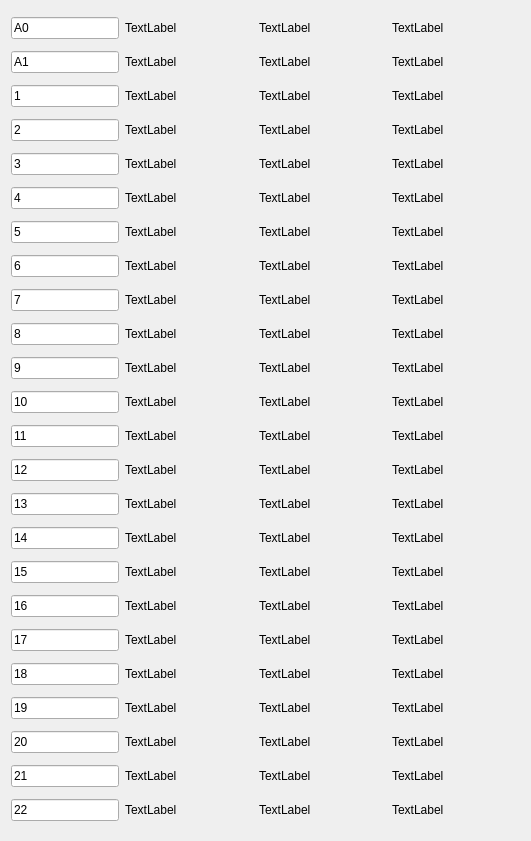
     <widget class="QWidget" name="layoutWidget">
      <property name="geometry">
       <rect>
        <x>150</x>
        <y>40</y>
        <width>531</width>
        <height>841</height>
       </rect>
      </property>
      <layout class="QGridLayout" name="gridLayout_6" columnstretch="1,3,3,3" columnminimumwidth="1,3,3,3">
       <item row="28" column="2">
        <widget class="QLabel" name="label_188">
         <property name="text">
          <string>TextLabel</string>
         </property>
        </widget>
       </item>
       <item row="2" column="2">
        <widget class="QLabel" name="label_90">
         <property name="text">
          <string>TextLabel</string>
         </property>
        </widget>
       </item>
       <item row="8" column="0">
        <widget class="QLineEdit" name="lineEdit_57">
         <property name="sizePolicy">
          <sizepolicy hsizetype="Fixed" vsizetype="Fixed">
           <horstretch>0</horstretch>
           <verstretch>0</verstretch>
          </sizepolicy>
         </property>
         <property name="text">
          <string>6</string>
         </property>
        </widget>
       </item>
       <item row="14" column="3">
        <widget class="QLabel" name="label_203">
         <property name="text">
          <string>TextLabel</string>
         </property>
        </widget>
       </item>
       <item row="8" column="3">
        <widget class="QLabel" name="label_197">
         <property name="text">
          <string>TextLabel</string>
         </property>
        </widget>
       </item>
       <item row="12" column="1">
        <widget class="QLabel" name="label_151">
         <property name="text">
          <string>TextLabel</string>
         </property>
        </widget>
       </item>
       <item row="5" column="3">
        <widget class="QLabel" name="label_194">
         <property name="text">
          <string>TextLabel</string>
         </property>
        </widget>
       </item>
       <item row="3" column="3">
        <widget class="QLabel" name="label_191">
         <property name="text">
          <string>TextLabel</string>
         </property>
        </widget>
       </item>
       <item row="12" column="0">
        <widget class="QLineEdit" name="lineEdit_61">
         <property name="sizePolicy">
          <sizepolicy hsizetype="Fixed" vsizetype="Fixed">
           <horstretch>0</horstretch>
           <verstretch>0</verstretch>
          </sizepolicy>
         </property>
         <property name="text">
          <string>10</string>
         </property>
        </widget>
       </item>
       <item row="5" column="2">
        <widget class="QLabel" name="label_99">
         <property name="text">
          <string>TextLabel</string>
         </property>
        </widget>
       </item>
       <item row="4" column="1">
        <widget class="QLabel" name="label_95">
         <property name="text">
          <string>TextLabel</string>
         </property>
        </widget>
       </item>
       <item row="26" column="1">
        <widget class="QLabel" name="label_181">
         <property name="text">
          <string>TextLabel</string>
         </property>
        </widget>
       </item>
       <item row="10" column="3">
        <widget class="QLabel" name="label_199">
         <property name="text">
          <string>TextLabel</string>
         </property>
        </widget>
       </item>
       <item row="1" column="1">
        <widget class="QLabel" name="label_86">
         <property name="text">
          <string>TextLabel</string>
         </property>
        </widget>
       </item>
       <item row="16" column="2">
        <widget class="QLabel" name="label_164">
         <property name="text">
          <string>TextLabel</string>
         </property>
        </widget>
       </item>
       <item row="28" column="3">
        <widget class="QLabel" name="label_213">
         <property name="text">
          <string>TextLabel</string>
         </property>
        </widget>
       </item>
       <item row="16" column="3">
        <widget class="QLabel" name="label_205">
         <property name="text">
          <string>TextLabel</string>
         </property>
        </widget>
       </item>
       <item row="21" column="1">
        <widget class="QLabel" name="label_169">
         <property name="text">
          <string>TextLabel</string>
         </property>
        </widget>
       </item>
       <item row="19" column="3">
        <widget class="QLabel" name="label_206">
         <property name="text">
          <string>TextLabel</string>
         </property>
        </widget>
       </item>
       <item row="11" column="2">
        <widget class="QLabel" name="label_149">
         <property name="text">
          <string>TextLabel</string>
         </property>
        </widget>
       </item>
       <item row="7" column="2">
        <widget class="QLabel" name="label_105">
         <property name="text">
          <string>TextLabel</string>
         </property>
        </widget>
       </item>
       <item row="21" column="0">
        <widget class="QLineEdit" name="lineEdit_68">
         <property name="sizePolicy">
          <sizepolicy hsizetype="Fixed" vsizetype="Fixed">
           <horstretch>0</horstretch>
           <verstretch>0</verstretch>
          </sizepolicy>
         </property>
         <property name="text">
          <string>16</string>
         </property>
        </widget>
       </item>
       <item row="10" column="1">
        <widget class="QLabel" name="label_145">
         <property name="text">
          <string>TextLabel</string>
         </property>
        </widget>
       </item>
       <item row="27" column="2">
        <widget class="QLabel" name="label_185">
         <property name="text">
          <string>TextLabel</string>
         </property>
        </widget>
       </item>
       <item row="14" column="2">
        <widget class="QLabel" name="label_158">
         <property name="text">
          <string>TextLabel</string>
         </property>
        </widget>
       </item>
       <item row="6" column="2">
        <widget class="QLabel" name="label_102">
         <property name="text">
          <string>TextLabel</string>
         </property>
        </widget>
       </item>
       <item row="12" column="2">
        <widget class="QLabel" name="label_152">
         <property name="text">
          <string>TextLabel</string>
         </property>
        </widget>
       </item>
       <item row="26" column="3">
        <widget class="QLabel" name="label_211">
         <property name="text">
          <string>TextLabel</string>
         </property>
        </widget>
       </item>
       <item row="7" column="1">
        <widget class="QLabel" name="label_104">
         <property name="text">
          <string>TextLabel</string>
         </property>
        </widget>
       </item>
       <item row="6" column="1">
        <widget class="QLabel" name="label_101">
         <property name="text">
          <string>TextLabel</string>
         </property>
        </widget>
       </item>
       <item row="21" column="2">
        <widget class="QLabel" name="label_170">
         <property name="text">
          <string>TextLabel</string>
         </property>
        </widget>
       </item>
       <item row="9" column="1">
        <widget class="QLabel" name="label_142">
         <property name="text">
          <string>TextLabel</string>
         </property>
        </widget>
       </item>
       <item row="25" column="1">
        <widget class="QLabel" name="label_178">
         <property name="text">
          <string>TextLabel</string>
         </property>
        </widget>
       </item>
       <item row="15" column="3">
        <widget class="QLabel" name="label_204">
         <property name="text">
          <string>TextLabel</string>
         </property>
        </widget>
       </item>
       <item row="28" column="0">
        <widget class="QLineEdit" name="lineEdit_74">
         <property name="sizePolicy">
          <sizepolicy hsizetype="Fixed" vsizetype="Fixed">
           <horstretch>0</horstretch>
           <verstretch>0</verstretch>
          </sizepolicy>
         </property>
         <property name="text">
          <string>22</string>
         </property>
        </widget>
       </item>
       <item row="23" column="2">
        <widget class="QLabel" name="label_173">
         <property name="text">
          <string>TextLabel</string>
         </property>
        </widget>
       </item>
       <item row="3" column="0">
        <widget class="QLineEdit" name="lineEdit_40">
         <property name="sizePolicy">
          <sizepolicy hsizetype="Fixed" vsizetype="Fixed">
           <horstretch>0</horstretch>
           <verstretch>0</verstretch>
          </sizepolicy>
         </property>
         <property name="text">
          <string>1</string>
         </property>
        </widget>
       </item>
       <item row="14" column="0">
        <widget class="QLineEdit" name="lineEdit_64">
         <property name="sizePolicy">
          <sizepolicy hsizetype="Fixed" vsizetype="Fixed">
           <horstretch>0</horstretch>
           <verstretch>0</verstretch>
          </sizepolicy>
         </property>
         <property name="text">
          <string>12</string>
         </property>
        </widget>
       </item>
       <item row="4" column="0">
        <widget class="QLineEdit" name="lineEdit_41">
         <property name="sizePolicy">
          <sizepolicy hsizetype="Fixed" vsizetype="Fixed">
           <horstretch>0</horstretch>
           <verstretch>0</verstretch>
          </sizepolicy>
         </property>
         <property name="text">
          <string>2</string>
         </property>
        </widget>
       </item>
       <item row="27" column="1">
        <widget class="QLabel" name="label_184">
         <property name="text">
          <string>TextLabel</string>
         </property>
        </widget>
       </item>
       <item row="11" column="1">
        <widget class="QLabel" name="label_148">
         <property name="text">
          <string>TextLabel</string>
         </property>
        </widget>
       </item>
       <item row="14" column="1">
        <widget class="QLabel" name="label_157">
         <property name="text">
          <string>TextLabel</string>
         </property>
        </widget>
       </item>
       <item row="26" column="2">
        <widget class="QLabel" name="label_182">
         <property name="text">
          <string>TextLabel</string>
         </property>
        </widget>
       </item>
       <item row="26" column="0">
        <widget class="QLineEdit" name="lineEdit_72">
         <property name="sizePolicy">
          <sizepolicy hsizetype="Fixed" vsizetype="Fixed">
           <horstretch>0</horstretch>
           <verstretch>0</verstretch>
          </sizepolicy>
         </property>
         <property name="text">
          <string>20</string>
         </property>
        </widget>
       </item>
       <item row="5" column="1">
        <widget class="QLabel" name="label_98">
         <property name="text">
          <string>TextLabel</string>
         </property>
        </widget>
       </item>
       <item row="2" column="1">
        <widget class="QLabel" name="label_89">
         <property name="text">
          <string>TextLabel</string>
         </property>
        </widget>
       </item>
       <item row="10" column="2">
        <widget class="QLabel" name="label_146">
         <property name="text">
          <string>TextLabel</string>
         </property>
        </widget>
       </item>
       <item row="8" column="2">
        <widget class="QLabel" name="label_108">
         <property name="text">
          <string>TextLabel</string>
         </property>
        </widget>
       </item>
       <item row="8" column="1">
        <widget class="QLabel" name="label_107">
         <property name="text">
          <string>TextLabel</string>
         </property>
        </widget>
       </item>
       <item row="23" column="0">
        <widget class="QLineEdit" name="lineEdit_69">
         <property name="sizePolicy">
          <sizepolicy hsizetype="Fixed" vsizetype="Fixed">
           <horstretch>0</horstretch>
           <verstretch>0</verstretch>
          </sizepolicy>
         </property>
         <property name="text">
          <string>17</string>
         </property>
        </widget>
       </item>
       <item row="4" column="3">
        <widget class="QLabel" name="label_193">
         <property name="text">
          <string>TextLabel</string>
         </property>
        </widget>
       </item>
       <item row="11" column="0">
        <widget class="QLineEdit" name="lineEdit_60">
         <property name="sizePolicy">
          <sizepolicy hsizetype="Fixed" vsizetype="Fixed">
           <horstretch>0</horstretch>
           <verstretch>0</verstretch>
          </sizepolicy>
         </property>
         <property name="text">
          <string>9</string>
         </property>
        </widget>
       </item>
       <item row="25" column="3">
        <widget class="QLabel" name="label_210">
         <property name="text">
          <string>TextLabel</string>
         </property>
        </widget>
       </item>
       <item row="3" column="2">
        <widget class="QLabel" name="label_93">
         <property name="text">
          <string>TextLabel</string>
         </property>
        </widget>
       </item>
       <item row="23" column="3">
        <widget class="QLabel" name="label_208">
         <property name="text">
          <string>TextLabel</string>
         </property>
        </widget>
       </item>
       <item row="13" column="0">
        <widget class="QLineEdit" name="lineEdit_63">
         <property name="sizePolicy">
          <sizepolicy hsizetype="Fixed" vsizetype="Fixed">
           <horstretch>0</horstretch>
           <verstretch>0</verstretch>
          </sizepolicy>
         </property>
         <property name="text">
          <string>11</string>
         </property>
        </widget>
       </item>
       <item row="7" column="3">
        <widget class="QLabel" name="label_196">
         <property name="text">
          <string>TextLabel</string>
         </property>
        </widget>
       </item>
       <item row="21" column="3">
        <widget class="QLabel" name="label_207">
         <property name="text">
          <string>TextLabel</string>
         </property>
        </widget>
       </item>
       <item row="2" column="0">
        <widget class="QLineEdit" name="lineEdit_39">
         <property name="sizePolicy">
          <sizepolicy hsizetype="Fixed" vsizetype="Fixed">
           <horstretch>0</horstretch>
           <verstretch>0</verstretch>
          </sizepolicy>
         </property>
         <property name="text">
          <string>A1</string>
         </property>
        </widget>
       </item>
       <item row="25" column="2">
        <widget class="QLabel" name="label_179">
         <property name="text">
          <string>TextLabel</string>
         </property>
        </widget>
       </item>
       <item row="27" column="3">
        <widget class="QLabel" name="label_212">
         <property name="text">
          <string>TextLabel</string>
         </property>
        </widget>
       </item>
       <item row="15" column="0">
        <widget class="QLineEdit" name="lineEdit_65">
         <property name="sizePolicy">
          <sizepolicy hsizetype="Fixed" vsizetype="Fixed">
           <horstretch>0</horstretch>
           <verstretch>0</verstretch>
          </sizepolicy>
         </property>
         <property name="text">
          <string>13</string>
         </property>
        </widget>
       </item>
       <item row="24" column="0">
        <widget class="QLineEdit" name="lineEdit_70">
         <property name="sizePolicy">
          <sizepolicy hsizetype="Fixed" vsizetype="Fixed">
           <horstretch>0</horstretch>
           <verstretch>0</verstretch>
          </sizepolicy>
         </property>
         <property name="text">
          <string>18</string>
         </property>
        </widget>
       </item>
       <item row="1" column="2">
        <widget class="QLabel" name="label_87">
         <property name="text">
          <string>TextLabel</string>
         </property>
        </widget>
       </item>
       <item row="9" column="3">
        <widget class="QLabel" name="label_198">
         <property name="text">
          <string>TextLabel</string>
         </property>
        </widget>
       </item>
       <item row="10" column="0">
        <widget class="QLineEdit" name="lineEdit_59">
         <property name="sizePolicy">
          <sizepolicy hsizetype="Fixed" vsizetype="Fixed">
           <horstretch>0</horstretch>
           <verstretch>0</verstretch>
          </sizepolicy>
         </property>
         <property name="text">
          <string>8</string>
         </property>
        </widget>
       </item>
       <item row="3" column="1">
        <widget class="QLabel" name="label_92">
         <property name="text">
          <string>TextLabel</string>
         </property>
        </widget>
       </item>
       <item row="6" column="3">
        <widget class="QLabel" name="label_195">
         <property name="text">
          <string>TextLabel</string>
         </property>
        </widget>
       </item>
       <item row="19" column="0">
        <widget class="QLineEdit" name="lineEdit_67">
         <property name="sizePolicy">
          <sizepolicy hsizetype="Fixed" vsizetype="Fixed">
           <horstretch>0</horstretch>
           <verstretch>0</verstretch>
          </sizepolicy>
         </property>
         <property name="text">
          <string>15</string>
         </property>
        </widget>
       </item>
       <item row="5" column="0">
        <widget class="QLineEdit" name="lineEdit_42">
         <property name="sizePolicy">
          <sizepolicy hsizetype="Fixed" vsizetype="Fixed">
           <horstretch>0</horstretch>
           <verstretch>0</verstretch>
          </sizepolicy>
         </property>
         <property name="text">
          <string>3</string>
         </property>
        </widget>
       </item>
       <item row="9" column="0">
        <widget class="QLineEdit" name="lineEdit_58">
         <property name="sizePolicy">
          <sizepolicy hsizetype="Fixed" vsizetype="Fixed">
           <horstretch>0</horstretch>
           <verstretch>0</verstretch>
          </sizepolicy>
         </property>
         <property name="text">
          <string>7</string>
         </property>
        </widget>
       </item>
       <item row="23" column="1">
        <widget class="QLabel" name="label_172">
         <property name="text">
          <string>TextLabel</string>
         </property>
        </widget>
       </item>
       <item row="16" column="0">
        <widget class="QLineEdit" name="lineEdit_66">
         <property name="sizePolicy">
          <sizepolicy hsizetype="Fixed" vsizetype="Fixed">
           <horstretch>0</horstretch>
           <verstretch>0</verstretch>
          </sizepolicy>
         </property>
         <property name="text">
          <string>14</string>
         </property>
        </widget>
       </item>
       <item row="19" column="2">
        <widget class="QLabel" name="label_167">
         <property name="text">
          <string>TextLabel</string>
         </property>
        </widget>
       </item>
       <item row="6" column="0">
        <widget class="QLineEdit" name="lineEdit_43">
         <property name="sizePolicy">
          <sizepolicy hsizetype="Fixed" vsizetype="Fixed">
           <horstretch>0</horstretch>
           <verstretch>0</verstretch>
          </sizepolicy>
         </property>
         <property name="text">
          <string>4</string>
         </property>
        </widget>
       </item>
       <item row="11" column="3">
        <widget class="QLabel" name="label_200">
         <property name="text">
          <string>TextLabel</string>
         </property>
        </widget>
       </item>
       <item row="15" column="1">
        <widget class="QLabel" name="label_160">
         <property name="text">
          <string>TextLabel</string>
         </property>
        </widget>
       </item>
       <item row="19" column="1">
        <widget class="QLabel" name="label_166">
         <property name="text">
          <string>TextLabel</string>
         </property>
        </widget>
       </item>
       <item row="13" column="2">
        <widget class="QLabel" name="label_155">
         <property name="text">
          <string>TextLabel</string>
         </property>
        </widget>
       </item>
       <item row="7" column="0">
        <widget class="QLineEdit" name="lineEdit_44">
         <property name="sizePolicy">
          <sizepolicy hsizetype="Fixed" vsizetype="Fixed">
           <horstretch>0</horstretch>
           <verstretch>0</verstretch>
          </sizepolicy>
         </property>
         <property name="text">
          <string>5</string>
         </property>
        </widget>
       </item>
       <item row="1" column="3">
        <widget class="QLabel" name="label_189">
         <property name="text">
          <string>TextLabel</string>
         </property>
        </widget>
       </item>
       <item row="2" column="3">
        <widget class="QLabel" name="label_190">
         <property name="text">
          <string>TextLabel</string>
         </property>
        </widget>
       </item>
       <item row="1" column="0">
        <widget class="QLineEdit" name="lineEdit_36">
         <property name="sizePolicy">
          <sizepolicy hsizetype="Fixed" vsizetype="Fixed">
           <horstretch>0</horstretch>
           <verstretch>0</verstretch>
          </sizepolicy>
         </property>
         <property name="text">
          <string>A0</string>
         </property>
        </widget>
       </item>
       <item row="27" column="0">
        <widget class="QLineEdit" name="lineEdit_73">
         <property name="sizePolicy">
          <sizepolicy hsizetype="Fixed" vsizetype="Fixed">
           <horstretch>0</horstretch>
           <verstretch>0</verstretch>
          </sizepolicy>
         </property>
         <property name="text">
          <string>21</string>
         </property>
        </widget>
       </item>
       <item row="24" column="2">
        <widget class="QLabel" name="label_176">
         <property name="text">
          <string>TextLabel</string>
         </property>
        </widget>
       </item>
       <item row="24" column="3">
        <widget class="QLabel" name="label_209">
         <property name="text">
          <string>TextLabel</string>
         </property>
        </widget>
       </item>
       <item row="12" column="3">
        <widget class="QLabel" name="label_201">
         <property name="text">
          <string>TextLabel</string>
         </property>
        </widget>
       </item>
       <item row="9" column="2">
        <widget class="QLabel" name="label_143">
         <property name="text">
          <string>TextLabel</string>
         </property>
        </widget>
       </item>
       <item row="4" column="2">
        <widget class="QLabel" name="label_96">
         <property name="text">
          <string>TextLabel</string>
         </property>
        </widget>
       </item>
       <item row="28" column="1">
        <widget class="QLabel" name="label_187">
         <property name="text">
          <string>TextLabel</string>
         </property>
        </widget>
       </item>
       <item row="25" column="0">
        <widget class="QLineEdit" name="lineEdit_71">
         <property name="sizePolicy">
          <sizepolicy hsizetype="Fixed" vsizetype="Fixed">
           <horstretch>0</horstretch>
           <verstretch>0</verstretch>
          </sizepolicy>
         </property>
         <property name="text">
          <string>19</string>
         </property>
        </widget>
       </item>
       <item row="24" column="1">
        <widget class="QLabel" name="label_175">
         <property name="text">
          <string>TextLabel</string>
         </property>
        </widget>
       </item>
       <item row="13" column="1">
        <widget class="QLabel" name="label_154">
         <property name="text">
          <string>TextLabel</string>
         </property>
        </widget>
       </item>
       <item row="13" column="3">
        <widget class="QLabel" name="label_202">
         <property name="text">
          <string>TextLabel</string>
         </property>
        </widget>
       </item>
       <item row="16" column="1">
        <widget class="QLabel" name="label_163">
         <property name="text">
          <string>TextLabel</string>
         </property>
        </widget>
       </item>
       <item row="15" column="2">
        <widget class="QLabel" name="label_161">
         <property name="text">
          <string>TextLabel</string>
         </property>
        </widget>
       </item>
      </layout>
     </widget>
